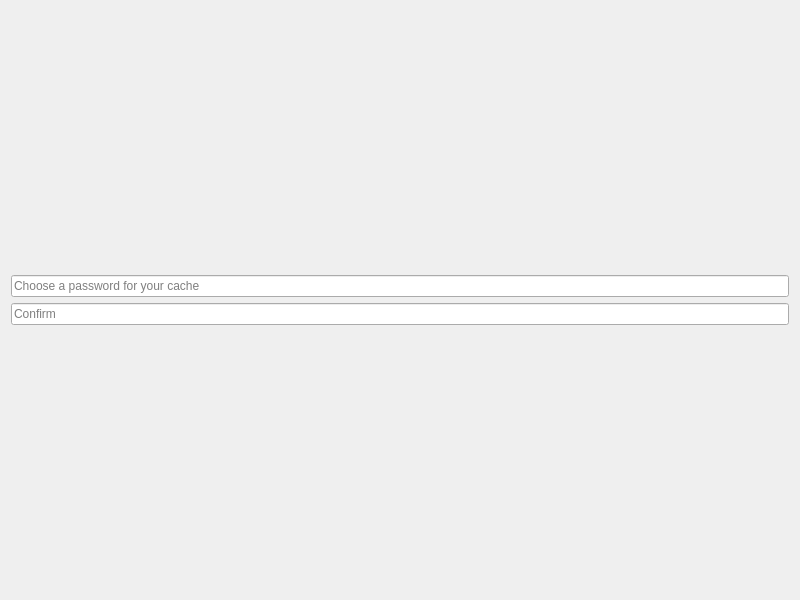
<?xml version="1.0" encoding="UTF-8"?>
<ui version="4.0">
 <class>tmc::UI::QCachePasswordPage</class>
 <widget class="QWizardPage" name="tmc::UI::QCachePasswordPage">
  <property name="geometry">
   <rect>
    <x>0</x>
    <y>0</y>
    <width>800</width>
    <height>600</height>
   </rect>
  </property>
  <property name="windowTitle">
   <string>WizardPage</string>
  </property>
  <layout class="QVBoxLayout" name="verticalLayout">
   <item>
    <spacer name="verticalSpacer">
     <property name="orientation">
      <enum>Qt::Orientation::Vertical</enum>
     </property>
     <property name="sizeHint" stdset="0">
      <size>
       <width>20</width>
       <height>40</height>
      </size>
     </property>
    </spacer>
   </item>
   <item>
    <widget class="QLineEdit" name="lineEdit">
     <property name="echoMode">
      <enum>QLineEdit::EchoMode::PasswordEchoOnEdit</enum>
     </property>
     <property name="placeholderText">
      <string>Choose a password for your cache</string>
     </property>
    </widget>
   </item>
   <item>
    <widget class="QLineEdit" name="lineEdit_2">
     <property name="echoMode">
      <enum>QLineEdit::EchoMode::PasswordEchoOnEdit</enum>
     </property>
     <property name="placeholderText">
      <string>Confirm</string>
     </property>
    </widget>
   </item>
   <item>
    <spacer name="verticalSpacer_2">
     <property name="orientation">
      <enum>Qt::Orientation::Vertical</enum>
     </property>
     <property name="sizeHint" stdset="0">
      <size>
       <width>20</width>
       <height>40</height>
      </size>
     </property>
    </spacer>
   </item>
  </layout>
 </widget>
 <resources/>
 <connections/>
</ui>
